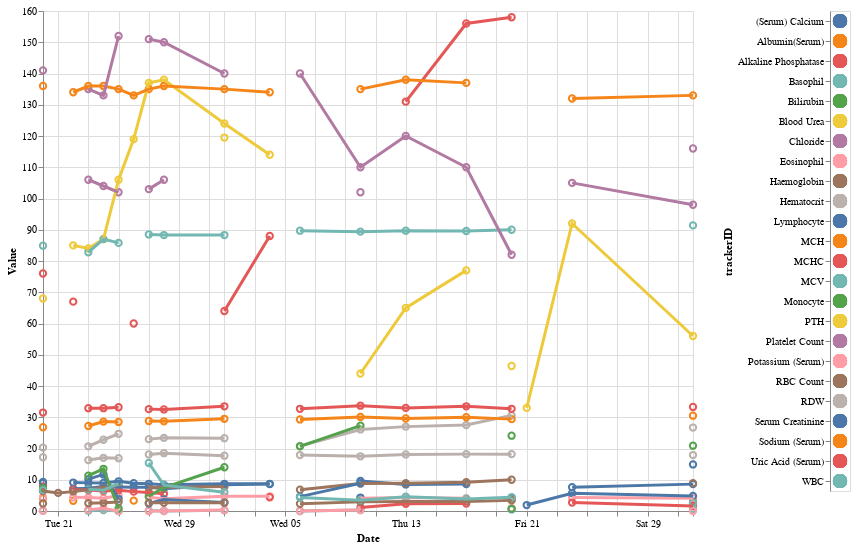

This figure's notebook cell:
### Code cell
source = df.reset_index()
# + is layering, | is hconcat, & is vconcat
points + lines + bound | clickable_legend

### Figure 1 — Vega-Lite specification as saved in the notebook (floating-point values rounded to 4 significant figures; data arrays with more than 128 entries replaced by an {"elided": "..."} marker saying what was removed)
{"config": {"view": {"continuousWidth": 400, "continuousHeight": 300}}, "hconcat": [{"layer": [{"mark": "point", "encoding": {"color": {"type": "nominal", "field": "trackerID", "legend": null}, "opacity": {"condition": {"value": 0.0, "selection": "selector003"}, "value": 1.0}, "size": {"condition": {"value": 20, "selection": {"not": "selector002"}}, "value": 40}, "tooltip": [{"type": "quantitative", "field": "value"}, {"type": "quantitative", "field": "normalised"}, {"type": "temporal", "field": "date"}, {"type": "nominal", "field": "trackerID"}, {"type": "nominal", "field": "section"}], "x": {"type": "temporal", "field": "date", "title": "Date"}, "y": {"type": "quantitative", "field": "value", "title": "Value"}}, "height": 500, "selection": {"selector002": {"type": "single", "on": "mouseover", "fields": ["trackerID"], "nearest": true}, "selector005": {"type": "single", "encodings": ["color"], "empty": "none"}}, "width": 650}, {"mark": "line", "encoding": {"color": {"type": "nominal", "field": "trackerID", "legend": null}, "opacity": {"condition": {"value": 0.0, "selection": "selector003"}, "value": 1.0}, "size": {"condition": {"value": 1, "selection": {"not": "selector002"}}, "value": 3}, "tooltip": [{"type": "quantitative", "field": "value"}, {"type": "quantitative", "field": "normalised"}, {"type": "temporal", "field": "date"}, {"type": "nominal", "field": "trackerID"}, {"type": "nominal", "field": "section"}], "x": {"type": "temporal", "field": "date", "title": "Date"}, "y": {"type": "quantitative", "field": "value", "title": "Value"}}, "height": 500, "width": 650}, {"mark": {"type": "rect", "filled": true, "opacity": 0.3}, "encoding": {"color": {"type": "nominal", "field": "trackerID"}, "x": {"type": "temporal", "aggregate": "min", "field": "date"}, "x2": {"aggregate": "max", "field": "date"}, "y": {"type": "quantitative", "field": "LOWER"}, "y2": {"field": "UPPER"}}, "transform": [{"filter": {"selection": "selector005"}}]}]}, {"mark": {"type": "circle", "radius": 200, "size": 200}, "encoding": {"color": {"type": "nominal", "condition": {"value": "lightgray", "selection": "selector003"}, "field": "trackerID", "legend": null}, "y": {"type": "nominal", "field": "trackerID"}}, "selection": {"selector003": {"type": "multi", "encodings": ["color"], "empty": "none"}}}], "data": {"name": "data-173c025d6f80d044f37dfe3e5bfaa4a2"}, "$schema": "https://vega.github.io/schema/vega-lite/v4.8.1.json", "datasets": {"data-173c025d6f80d044f37dfe3e5bfaa4a2": {"elided": "456 records"}}}
